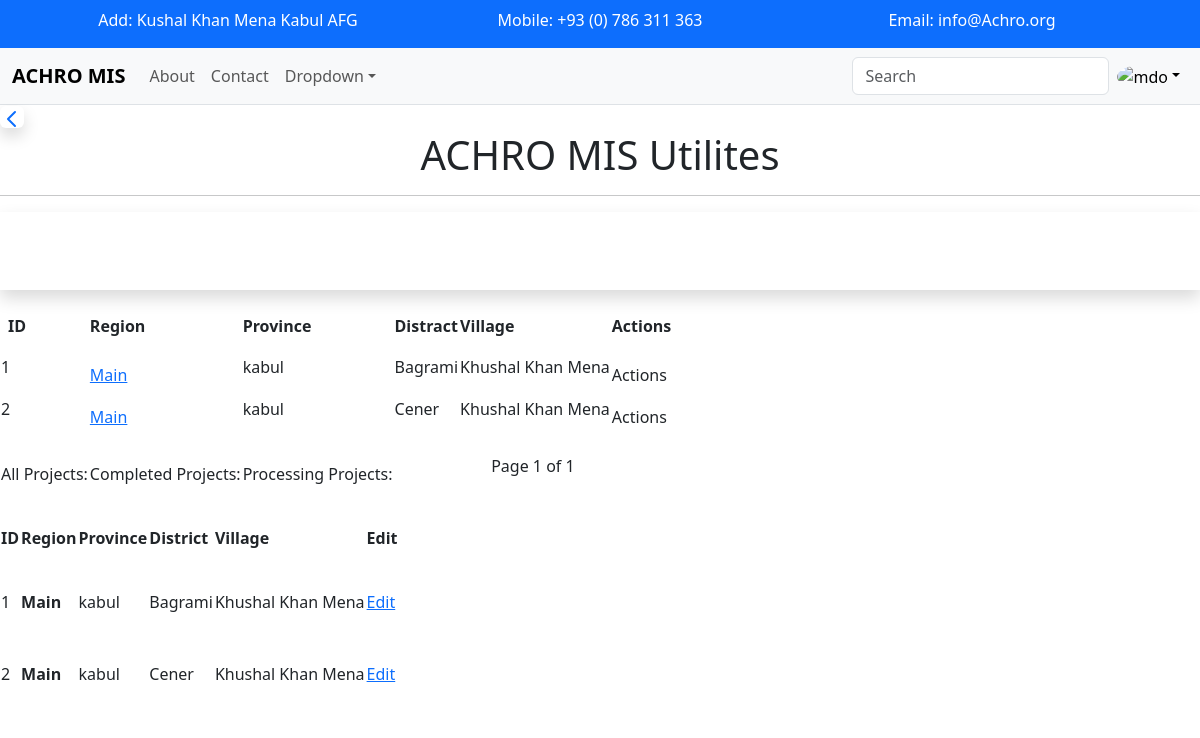
The page /utility/ on the database its author committed.
### utility/models.py (models this page shows, shortened)
class Location(models.Model):
    region = models.CharField(max_length=150, verbose_name="Region")
    province = models.CharField(max_length=150, verbose_name="Province")
    district = models.CharField(max_length=150, verbose_name="District")
    village = models.CharField(max_length=200, verbose_name="Village")
    slug = models.SlugField(max_length=100, unique=True, verbose_name="slug")
    description = models.TextField(
        max_length=255, blank=True, null=True, verbose_name="Description"
    )
    class Meta:
        verbose_name = "Location"
        verbose_name_plural = "Locations"

### utility/views.py (the view)
# urls.py: path("", views.Utilties.as_view(), name="index"),
class Utilties(TemplateView):
    template_name = "utility/index.html"
    def get_context_data(self, **kwargs):
        context = super().get_context_data(**kwargs)
        locations = models.Location.objects.all()
        location_paginator = Paginator(locations, 5)
        page_number = self.request.GET.get("page")
        context["location_object"] = location_paginator.get_page(page_number)
        sector = models.Sector.objects.all()
        sector_paginator = Paginator(sector, 5)
        page_number = self.request.GET.get("page")
        context["sector_object"] = location_paginator.get_page(page_number)
        donor = models.Donor.objects.all()
        donor_paginator = Paginator(donor, 5)
        page_number = self.request.GET.get("page")
        context["donor_object"] = location_paginator.get_page(page_number)
        return context

### utility/templates/utility/index.html (shortened to what this page needs)
{% extends "base/main.html" %}
{% block content %}
  <div class="flex justify-start items-center px-10 py-10 bg-blue-300">
    <a href="{% url "base:index" %}" class="w-10 h-10 bg-blue-500 flex justify-center items-center rounded shadow print:hidden">
      <svg class="w-6 h-6 text-gray-800 " aria-hidden="true" xmlns="http://www.w3.org/2000/svg" width="24" height="24" fill="none" viewBox="0 0 24 24">
        <path stroke="currentColor" stroke-linecap="round" stroke-linejoin="round" stroke-width="2" d="m15 19-7-7 7-7"/>
      </svg>
    </a>
    <h1 class="text-capitalize text-blue-800 text-center text-xl md:text-2xl lg:text-4xl font-bold px-5">ACHRO MIS Utilites</h1>
    </div>
    <hr/>
<div class="px-3 my-2 py-3 shadow bg-blue-600">
    <h2 class="text-xl font-bold text-white">Locations:</h2>
</div>
<table class="min-w-full divide-y divide-gray-200 overflow-x-auto px-2">
    <thead class="bg-gray-50">
        <tr>
            <th scope="col" class="px-2 py-3 text-left text-xs font-medium text-gray-500 uppercase tracking-wider">
                ID
            </th>
            <th scope="col" class="px-6 py-3 text-left text-xs font-medium text-gray-500 uppercase tracking-wider">
                Region
            </th>
            <th scope="col" class="px-6 py-3 text-left text-xs font-medium text-gray-500 uppercase tracking-wider">
                Province
            </th>
            <th scope="col" class="px-6 py-3 text-left text-xs font-medium text-gray-500 uppercase tracking-wider">
                Distract
            </th>
            <th scope="col" class="px-6 py-3 text-left text-xs font-medium text-gray-500 uppercase tracking-wider">
                Village
            </th>
            <th scope="col" class="px-6 py-3 text-left text-xs font-medium text-gray-500 uppercase tracking-wider">
                Actions
            </th>
        </tr>
    </thead>
    <tbody class="bg-white divide-y divide-gray-200">
      {% for loc in location_object %}
        <tr class="py-30">
          <td class="pl-3">
            <p>{{loc.id}}</p>
          </td>
            <td>
                <div class="text-sm text-gray-900 font-medium"> <a href="{% url "utility:locations" %}">{{loc.region | title }} </a></div>
            </td>
            <td>
                <p>{{loc.province}}</p>
            </td>
            <td>
                <p>{{loc.district}}</p>
            </td>
            <td>
                <p>{{loc.village}}</p>
            </td>
            <td>
                Actions
            </td>
        </tr>
        {% empty %}
            <p>No Location is availible.</p>
        {% endfor %}
    </tbody>
    <tfoot >
      <tr class="bg-blue-200 m-10 divide-y rounded-md text-gray-800">
        <td scope="col" class="px-6 py-4 whitespace-nowrap  text-sm font-normal text-center">All Projects: {{count}}</td>
        <td scope="col" class="px-6 py-4 whitespace-nowrap  text-sm font-normal text-center">Completed Projects: {{using}}</td>
        <td scope="col" class="px-6 py-4 whitespace-nowrap  text-sm font-normal text-center">Processing Projects: {{Processing}}</td>
        <td colspan="3" class="px-3 py-2 whitespace-nowrap  text-sm font-normal text-center flex justify-center items-center bg-blue-400 rounded m-2">
              <p class="text-gray-700 px-2">Page {{ location_object.number }} of {{ location_object.paginator.num_pages }}</p>
        </td>
      </tr>
    </tfoot>
  </table>
<section class="px-20 mx-auto">
<div class="relative overflow-x-auto shadow-md sm:rounded-lg">
    <table class="w-full text-sm text-left rtl:text-right text-gray-500 dark:text-gray-400">
        <thead class="text-xs text-gray-700 uppercase bg-gray-50 dark:bg-gray-700 dark:text-gray-400">
            <tr>
                <th scope="col" class="px-6 py-3">
                    ID
                </th>
                <th scope="col" class="px-6 py-3">
                    Region
                </th>
                <th scope="col" class="px-6 py-3">
                    Province
                </th>
                <th scope="col" class="px-6 py-3">
                    District
                </th>
                <th scope="col" class="px-6 py-3">
                    Village
                </th>
                <th scope="col" class="px-6 py-3">
                    <span class="sr-only">Edit</span>
                </th>
            </tr>
        </thead>
        <tbody>
            {% for loc in location_object %}
            <tr class="bg-white border-b dark:bg-gray-800 dark:border-gray-700 hover:bg-gray-50 dark:hover:bg-gray-600">
                <td class="px-6 py-4">
                    {{loc.id}}
                </td>
                <th scope="row" class="px-6 py-4 font-medium text-gray-900 whitespace-nowrap">
                   {{loc.region}}
                </th>
                <td class="px-6 py-4">
                    {{loc.province}}
                </td>
                <td class="px-6 py-4">
                    {{loc.district}}
                </td>
                <td class="px-6 py-4">
                    {{loc.village}}
                </td>
                <td class="px-6 py-4 text-right">
                    <a href="#" class="font-medium text-blue-600 dark:text-blue-500 hover:underline">Edit</a>
                </td>
            </tr>
            {% empty %}
                <p>no item found.</p>
            {% endfor %}
        </tbody>
    </table>
</div>
</section>
{% endblock content %}

### rows shown on the page
Location: id "1", region "Main", province "kabul", district "Bagrami", village "Khushal Khan Mena"
Location: id "2", region "Main", province "kabul", district "Cener", village "Khushal Khan Mena"

### other values the page prints
{{ location_object.number }} "1"
{{ location_object.paginator.num_pages }} "1"
